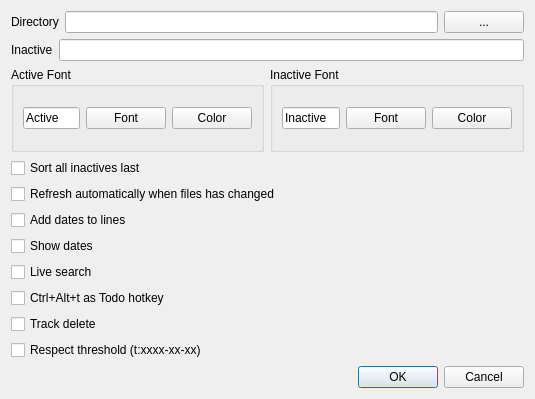
<?xml version="1.0" encoding="UTF-8"?>
<ui version="4.0">
 <class>SettingsDialog</class>
 <widget class="QDialog" name="SettingsDialog">
  <property name="geometry">
   <rect>
    <x>0</x>
    <y>0</y>
    <width>535</width>
    <height>399</height>
   </rect>
  </property>
  <property name="windowTitle">
   <string>Todour Settings</string>
  </property>
  <layout class="QVBoxLayout" name="verticalLayout">
   <item>
    <layout class="QHBoxLayout" name="horizontalLayout">
     <item>
      <widget class="QLabel" name="label">
       <property name="text">
        <string>Directory</string>
       </property>
      </widget>
     </item>
     <item>
      <widget class="QLineEdit" name="lineEdit"/>
     </item>
     <item>
      <widget class="QPushButton" name="btnDirBrowse">
       <property name="text">
        <string>...</string>
       </property>
      </widget>
     </item>
    </layout>
   </item>
   <item>
    <layout class="QHBoxLayout" name="horizontalLayout_2">
     <item>
      <widget class="QLabel" name="label_2">
       <property name="text">
        <string>Inactive</string>
       </property>
      </widget>
     </item>
     <item>
      <widget class="QLineEdit" name="lineEdit_2">
       <property name="toolTip">
        <string>Keywords that mark an item as inactive. Seperated by ';'</string>
       </property>
       <property name="statusTip">
        <string/>
       </property>
      </widget>
     </item>
    </layout>
   </item>
   <item>
    <layout class="QHBoxLayout" name="horizontalLayout_3">
     <item>
      <widget class="QGroupBox" name="groupBox_2">
       <property name="title">
        <string>Active Font</string>
       </property>
       <layout class="QHBoxLayout" name="horizontalLayout_4">
        <item>
         <widget class="QLineEdit" name="le_activeFont">
          <property name="enabled">
           <bool>true</bool>
          </property>
          <property name="text">
           <string>Active</string>
          </property>
          <property name="readOnly">
           <bool>true</bool>
          </property>
         </widget>
        </item>
        <item>
         <widget class="QPushButton" name="pb_fontDlgActive">
          <property name="text">
           <string>Font</string>
          </property>
         </widget>
        </item>
        <item>
         <widget class="QPushButton" name="pb_colorDlgActive">
          <property name="text">
           <string>Color</string>
          </property>
         </widget>
        </item>
       </layout>
      </widget>
     </item>
     <item>
      <widget class="QGroupBox" name="groupBox">
       <property name="title">
        <string>Inactive Font</string>
       </property>
       <layout class="QHBoxLayout" name="horizontalLayout_6">
        <item>
         <widget class="QLineEdit" name="le_InactiveFont">
          <property name="text">
           <string>Inactive</string>
          </property>
          <property name="readOnly">
           <bool>true</bool>
          </property>
         </widget>
        </item>
        <item>
         <widget class="QPushButton" name="pb_fontDlgInactive">
          <property name="text">
           <string>Font</string>
          </property>
         </widget>
        </item>
        <item>
         <widget class="QPushButton" name="pb_colorDlgInactive">
          <property name="text">
           <string>Color</string>
          </property>
         </widget>
        </item>
       </layout>
      </widget>
     </item>
    </layout>
   </item>
   <item>
    <widget class="QCheckBox" name="cb_separate">
     <property name="enabled">
      <bool>true</bool>
     </property>
     <property name="text">
      <string>Sort all inactives last</string>
     </property>
    </widget>
   </item>
   <item>
    <widget class="QCheckBox" name="cb_autorefresh">
     <property name="text">
      <string>Refresh automatically when files has changed</string>
     </property>
    </widget>
   </item>
   <item>
    <widget class="QCheckBox" name="cb_dates">
     <property name="text">
      <string>Add dates to lines</string>
     </property>
    </widget>
   </item>
   <item>
    <widget class="QCheckBox" name="cb_showdates">
     <property name="text">
      <string>Show dates</string>
     </property>
    </widget>
   </item>
   <item>
    <widget class="QCheckBox" name="cb_liveSearch">
     <property name="text">
      <string>Live search</string>
     </property>
    </widget>
   </item>
   <item>
    <widget class="QCheckBox" name="cb_hotKey">
     <property name="text">
      <string>Ctrl+Alt+t as Todo hotkey</string>
     </property>
    </widget>
   </item>
   <item>
    <widget class="QCheckBox" name="cb_deletedfile">
     <property name="toolTip">
      <string>Save deleted items in deleted.txt</string>
     </property>
     <property name="text">
      <string>Track delete</string>
     </property>
    </widget>
   </item>
   <item>
    <widget class="QCheckBox" name="cb_threshold">
     <property name="text">
      <string>Respect threshold (t:xxxx-xx-xx)</string>
     </property>
    </widget>
   </item>
   <item>
    <widget class="QDialogButtonBox" name="buttonBox">
     <property name="orientation">
      <enum>Qt::Horizontal</enum>
     </property>
     <property name="standardButtons">
      <set>QDialogButtonBox::Cancel|QDialogButtonBox::Ok</set>
     </property>
    </widget>
   </item>
  </layout>
 </widget>
 <resources/>
 <connections>
  <connection>
   <sender>buttonBox</sender>
   <signal>accepted()</signal>
   <receiver>SettingsDialog</receiver>
   <slot>accept()</slot>
   <hints>
    <hint type="sourcelabel">
     <x>248</x>
     <y>254</y>
    </hint>
    <hint type="destinationlabel">
     <x>157</x>
     <y>274</y>
    </hint>
   </hints>
  </connection>
  <connection>
   <sender>buttonBox</sender>
   <signal>rejected()</signal>
   <receiver>SettingsDialog</receiver>
   <slot>reject()</slot>
   <hints>
    <hint type="sourcelabel">
     <x>316</x>
     <y>260</y>
    </hint>
    <hint type="destinationlabel">
     <x>286</x>
     <y>274</y>
    </hint>
   </hints>
  </connection>
 </connections>
</ui>
